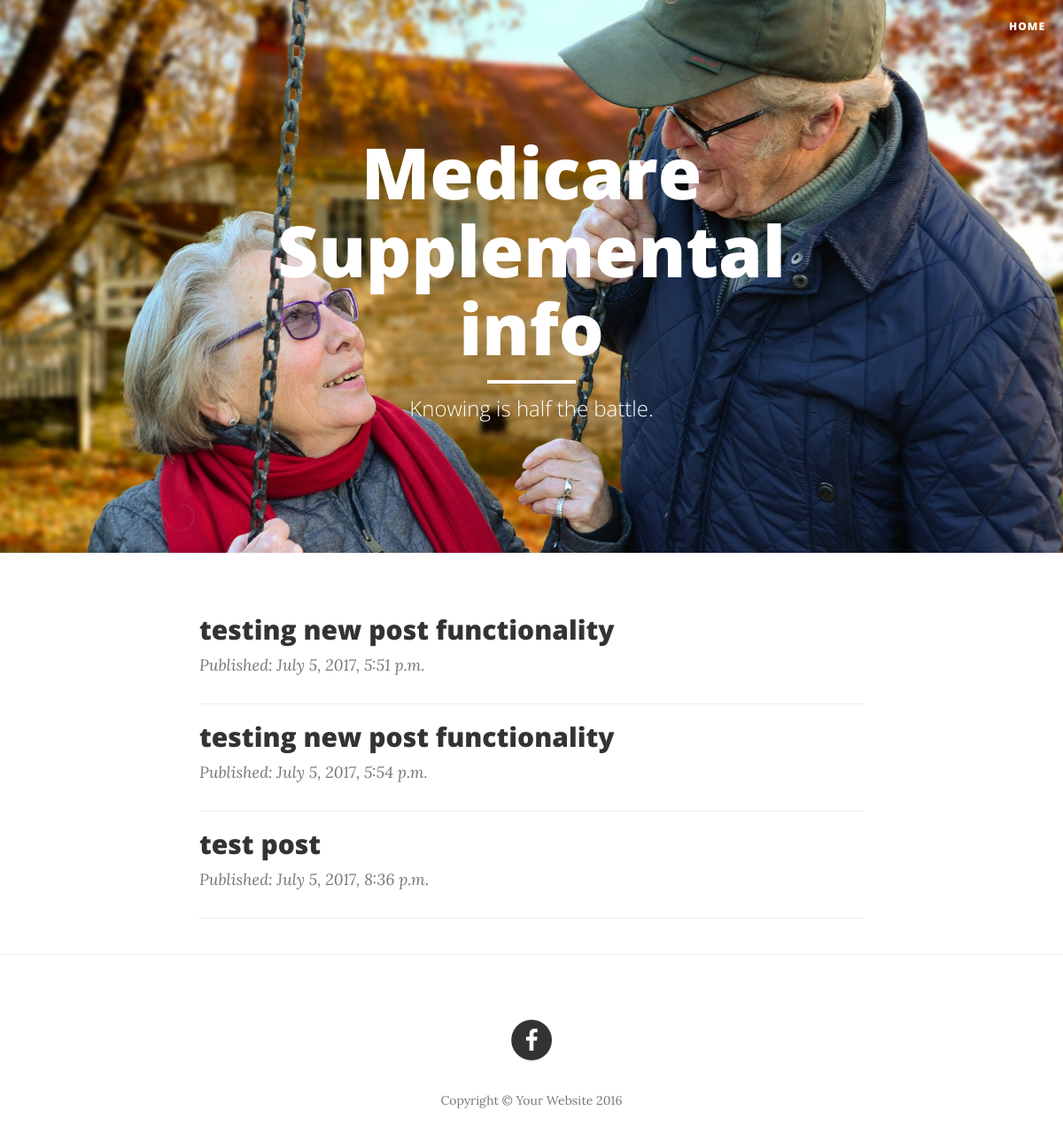
Before: / with the older database file.
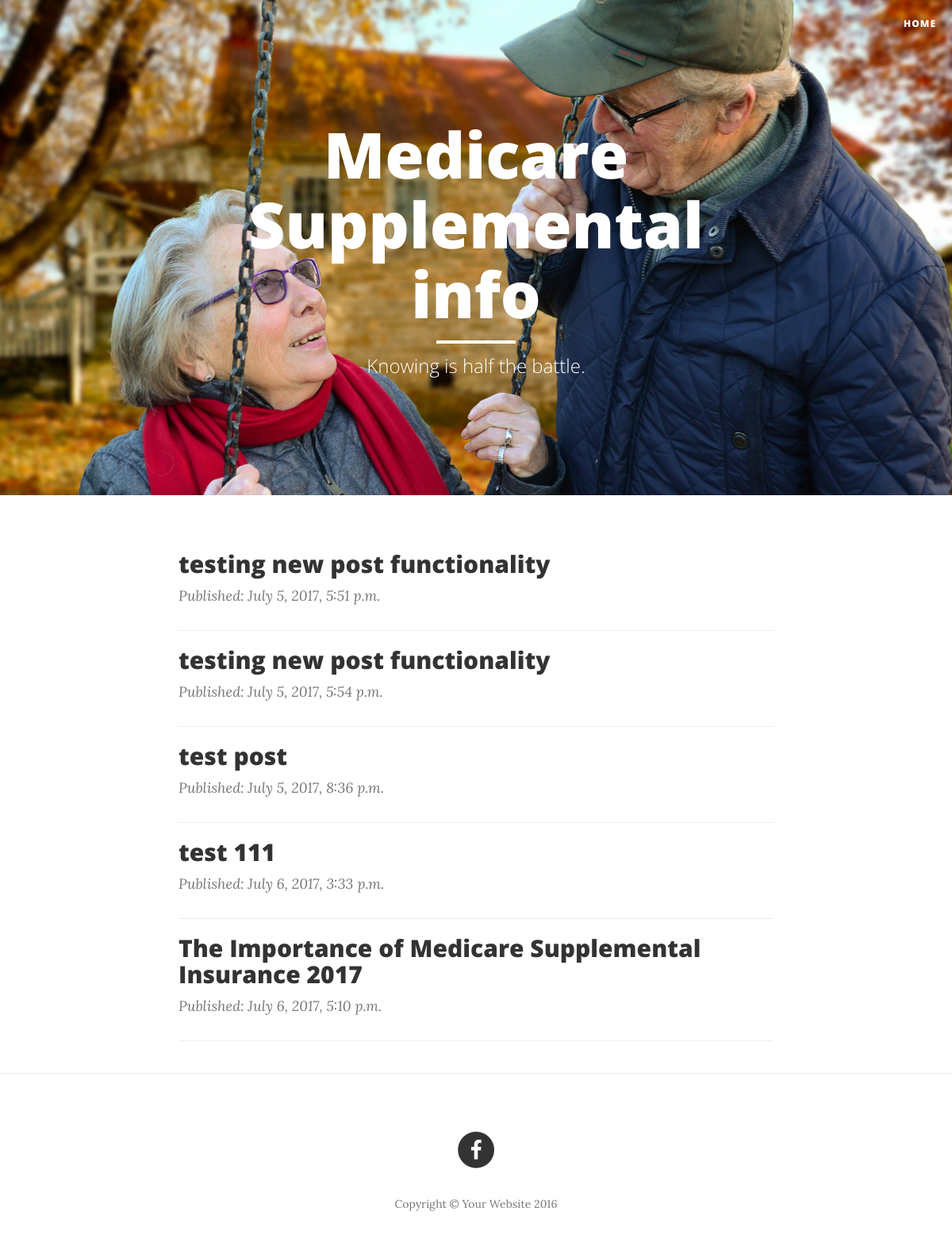
After: the same page with the newer database file.
### blog/models.py (models this page shows, shortened)
class Post(models.Model):
    author = models.ForeignKey('auth.User')
    title = models.CharField(max_length=200)
    text = models.TextField()
    created_date = models.DateTimeField(default=timezone.now)
    published_date = models.DateTimeField(blank=True, null=True)

### blog/views.py (the view)
# urls.py: url(r'^$', views.post_list, name='post_list'),
def post_list(request):
    posts = Post.objects.filter(published_date__lte=timezone.now()).order_by('published_date')
    return render(request, 'blog/post_list.html', {'posts':posts})

### blog/templates/blog/post_list.html
{% extends 'blog/base.html' %}
{% block content %}
    {% for post in posts %}
    <div class="post-preview">
        <h2 class="post-title"><a href="{% url 'post_detail' pk=post.pk %}">{{ post.title }}</a></h2>
        <p class="post-meta">Published: {{ post.published_date }}</p>
    </div>
    <hr>
    {% endfor %}
{% endblock %}

Changed rows visible on the page:
added Post: title "test 111", published_date "July 6, 2017, 3:33 p.m."
added Post: title "The Importance of Medicare Supplemental Insurance 2017", published_date "July 6, 2017, 5:10 p.m."
